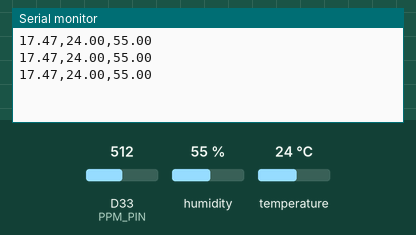
Recording of a sketch running on a simulated Arduino Due. On the bench: the last lines printed to the serial monitor. The inputs (shaded band) are chosen by the test bench; at power-on: D33 (PPM_PIN) = 512, humidity 55 %, temperature 24 °C (analog values on the 0–1023 scale).

Above: at 1.3 s.
1.4 s: D33 (PPM_PIN) set to 1023
At 2.0 s:
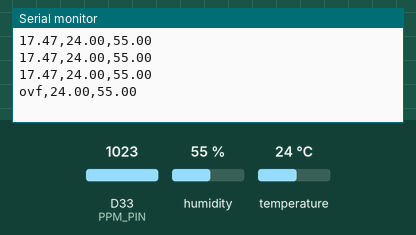
3.5 s: humidity set to 22 %
At 4.0 s:
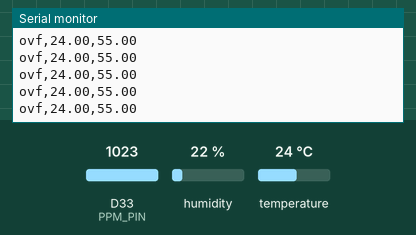
5.0 s: temperature set to 12 °C
At 6.0 s:
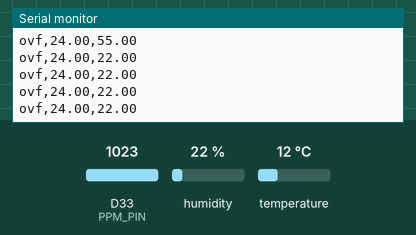
6.5 s: D33 (PPM_PIN) set to 900
At 6.9 s:
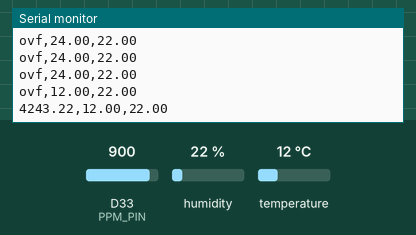
8.0 s: humidity set to 40 %
At 8.5 s:
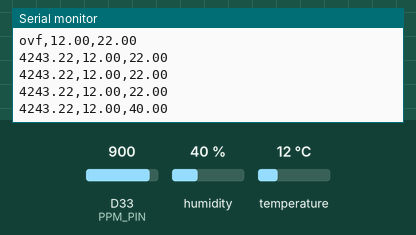
Timing chart, 0 to 10.5 s (numbered marks = the images above; inputs shaded):
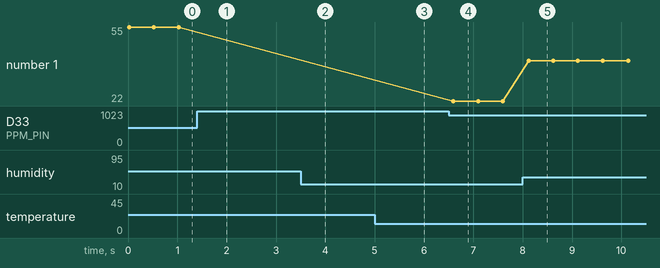

The sketch:

ard.ino
```cpp
#include <DHT.h>

#define PPM_PIN 33       // Pin connected to MQ-135
#define DHTPIN 4         // Pin connected to DHT11
#define DHTTYPE DHT11    // DHT 11 sensor

DHT dht(DHTPIN, DHTTYPE);

void setup() {
  Serial.begin(9600);
  analogReadResolution(12);
  dht.begin();
}
void loop() {
  float temperature = dht.readTemperature();
  float humidity = dht.readHumidity();

  float RL = 9.89; // 9.89 kohm
  float R0= 4.98;
  int analogValue = analogRead(PPM_PIN);
  float Vout = analogValue * (3.3 / 4095.0);
  float Rs = ((3.3 - Vout) * RL) / Vout;
  // float R0 = Rs / 3.6;

  float ratio = Rs / R0;

  //https://davidegironi.blogspot.com/2014/01/cheap-co2-meter-using-mq135-sensor-with.html
  float ppm = 116.6020682 * pow(ratio, -2.769034857);


  if (isnan(temperature) || isnan(humidity)) {
    Serial.println("Eroare citire DHT11!");
  } else {

    Serial.print(ppm);
    Serial.print(",");
    Serial.print(temperature);
    Serial.print(",");
    Serial.println(humidity);
  }

  delay(500);
}
```

Measured:
- after the input at 1.4 s, the serial monitor: prints a new line after 0.12 s (image 1)
- after the input at 6.5 s, the serial monitor: prints a new line after 0.10 s (image 4)
- after the input at 8.0 s, the serial monitor: prints a new line after 0.12 s (image 5)
- plotted number 1: 22 → 40 after the input at 8.0 s
